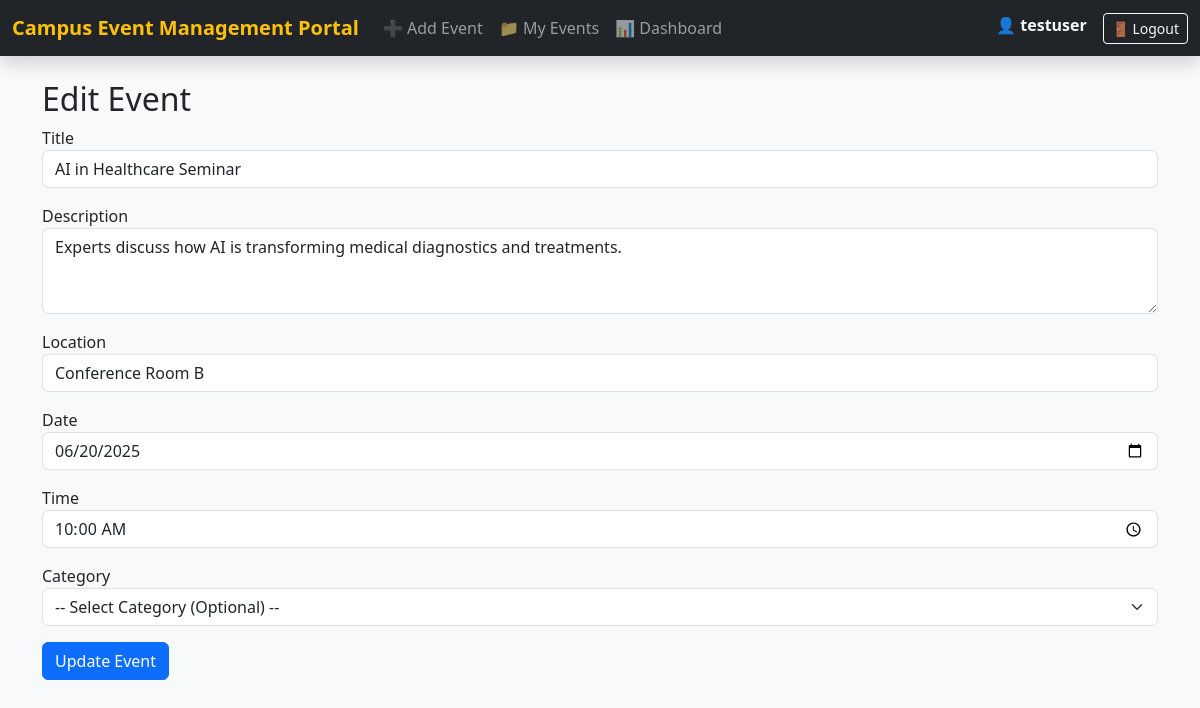
/event/2/edit (signed in), run on the app's committed database.
### models.py (models this page shows, shortened)
class User(db.Model, UserMixin):
    __tablename__ = 'user'
    id = db.Column(db.Integer, primary_key=True)
    username = db.Column(db.String(80), unique=True, nullable=False)
    email = db.Column(db.String(120), unique=True, nullable=False)
    password_hash = db.Column(db.String(128), nullable=False)
    role = db.Column(db.String(10), default='user')  # 'admin' or 'user'
    events = db.relationship('Event', backref='organizer', lazy=True)
    registrations = db.relationship('EventRegistration', backref='user', lazy=True)
    feedbacks = db.relationship('Feedback', backref='user', lazy=True)

class Event(db.Model):
    __tablename__ = 'events'
    id = db.Column(db.Integer, primary_key=True)
    title = db.Column(db.String(200), nullable=False)
    description = db.Column(db.Text, nullable=False)
    location = db.Column(db.String(200), nullable=False)
    event_date = db.Column(db.Date, nullable=False)
    event_time = db.Column(db.Time, nullable=False)
    created_at = db.Column(db.DateTime, default=datetime.utcnow)
    updated_at = db.Column(db.DateTime, default=datetime.utcnow, onupdate=datetime.utcnow)
    organizer_id = db.Column(db.Integer, db.ForeignKey('user.id'), nullable=False)
    category_id = db.Column(db.Integer, db.ForeignKey('categories.id'))
    registrations = db.relationship('EventRegistration', backref='event', lazy=True)
    feedbacks = db.relationship('Feedback', backref='event', lazy=True)

### app.py (the view, shortened to what this page needs)
@app.route('/event/<int:event_id>/edit', methods=['GET', 'POST'])
@login_required
def edit_event(event_id):
    event = Event.query.get_or_404(event_id)
    if event.organizer_id != current_user.id:
        flash("Access denied. You are not the organizer of this event.", "danger")
        return redirect(url_for('home'))
    categories = Category.query.order_by(Category.name).all()
    return render_template('edit_event.html', event=event, categories=categories)

### app.py (called while the page is built)
@login_manager.user_loader
def load_user(user_id):
    return User.query.get(int(user_id))

@app.context_processor
def inject_app_name():
    return dict(app_name=CEMP_FULL_NAME)

### templates/edit_event.html (shortened to what this page needs)
{% extends "base.html" %}
{% block content %}
<h2>Edit Event</h2>
<form method="POST">
    <div class="mb-3">
        <label>Title</label>
        <input type="text" name="title" value="{{ event.title }}" class="form-control" required>
    </div>
    <div class="mb-3">
        <label>Description</label>
        <textarea name="description" class="form-control" rows="3" required>{{ event.description }}</textarea>
    </div>
    <div class="mb-3">
        <label>Location</label>
        <input type="text" name="location" value="{{ event.location }}" class="form-control" required>
    </div>
    <div class="mb-3">
        <label>Date</label>
        <input type="date" name="event_date" value="{{ event.event_date }}" class="form-control" required>
    </div>
    <div class="mb-3">
        <label>Time</label>
        <input type="time" name="event_time" value="{{ event.event_time.strftime('%H:%M') }}" class="form-control" required>
    </div>
    <div class="mb-3">
        <label>Category</label>
        <select name="category_id" class="form-select">
            <option value="">-- Select Category (Optional) --</option>
        </select>
    </div>
    <button type="submit" class="btn btn-primary">Update Event</button>
</form>
{% endblock %}

### templates/base.html (shortened to what this page needs)
<!DOCTYPE html>
<html lang="en">
<head>
  <link href="https://cdn.jsdelivr.net/npm/bootstrap@5.3.0/dist/css/bootstrap.min.css" rel="stylesheet">
</head>
<body class="bg-light">
  <nav class="navbar navbar-expand-lg navbar-dark bg-dark mb-4 shadow">
    <div class="container-fluid">
      <a class="navbar-brand fw-bold text-warning" href="{{ url_for('home') }}">Campus Event Management Portal</a>
      <div class="collapse navbar-collapse" id="navbarNav">
        <ul class="navbar-nav me-auto">
          <li class="nav-item"><a class="nav-link" href="{{ url_for('add_event') }}">➕ Add Event</a></li>
          <li class="nav-item"><a class="nav-link" href="{{ url_for('my_events') }}">📁 My Events</a></li>
          <li class="nav-item"><a class="nav-link" href="{{ url_for('dashboard') }}">📊 Dashboard</a></li>
        </ul>
        <ul class="navbar-nav">
          <li class="nav-item"><span class="navbar-text text-light me-3">👤 <strong>{{ current_user.username }}</strong></span></li>
          <li class="nav-item"><a class="btn btn-outline-light btn-sm" href="{{ url_for('logout') }}">🚪 Logout</a></li>
        </ul>
      </div>
    </div>
  </nav>
  <main class="container">
    {% block content %}{% endblock %}
  </main>
</body>
</html>

### data on the page
User: username "testuser"
Event: title "AI in Healthcare Seminar", description "Experts discuss how AI is transforming medical diagnostics and treatments.", location "Conference Room B", event_date "06/20/2025", event_time "10:00"
